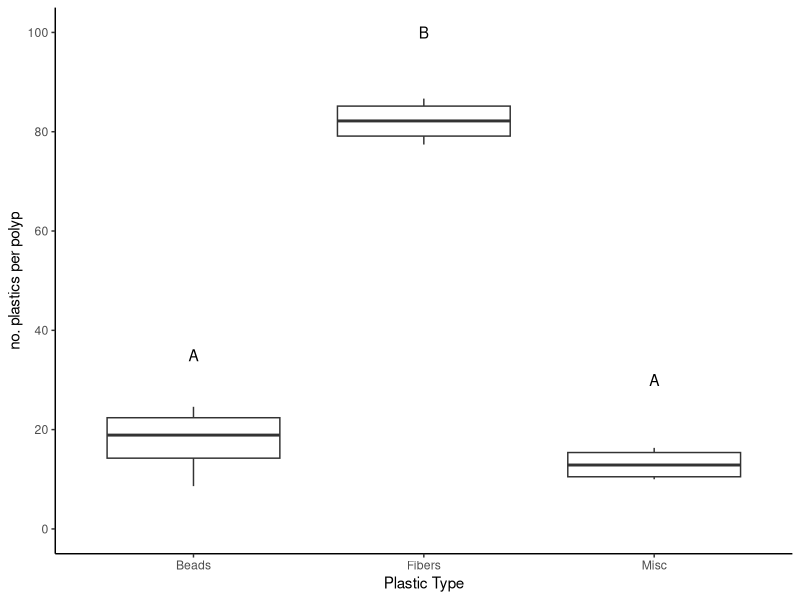
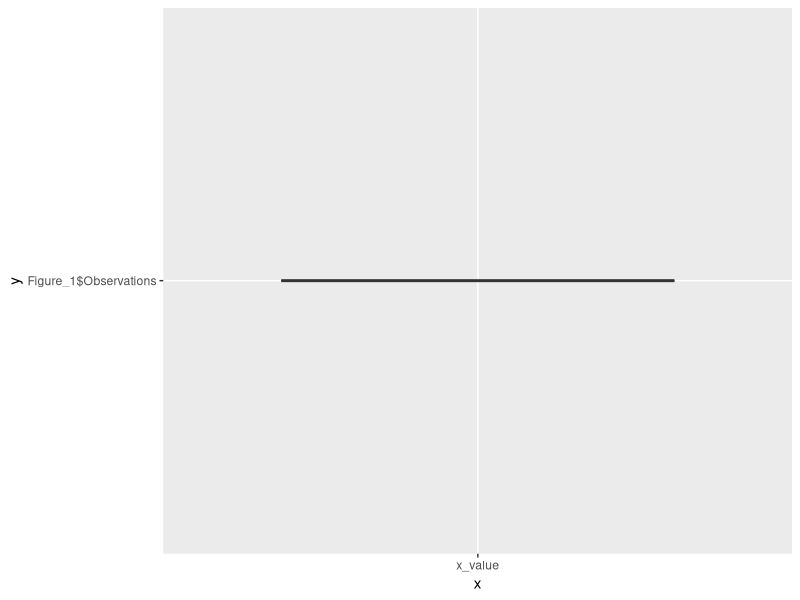

These charts were generated, in order, by the following R code: (Note: this script raises an error after producing the figures.)
## ---- chunk 1
knitr::opts_chunk$set(echo = TRUE)
## ---- chunk 2
install.packages("readxl")
## ---- chunk 3
library(readxl)
## ---- chunk 4
library(readxl)
library(ggplot2)
library(dplyr)
## ---- chunk 5
Figure_1 <- read_excel("individual_project.xlsx", 
    sheet = "GP-Fig.1")
summary(Figure_1)
## ---- chunk 6
ggplot(data=Figure_1,aes(x=MP_type,y=MP_count))+geom_boxplot()+xlab("Plastic Type")+ylab("no. plastics per polyp")+scale_y_continuous(lim=c(0,100),breaks=c(0,20,40,60,80,100))+theme_classic()+annotate("text", x = "Beads", y = 35, label = "A")+annotate("text", x = "Fibers", y = 100, label = "B")+annotate("text", x = "Misc", y = 30, label = "A")
## ---- chunk 7
x_value <- "Figure_1$beads, Figure_1$fibers, Figure_1$Mis"
## ---- chunk 8
Plot_1 <-ggplot(Figure_1, aes(x= "x_value", y="Figure_1$Observations"))
p <- Plot_1 + geom_boxplot()
p
## ---- chunk 9
Figure_2 <- read_excel("individual_project.xlsx", 
    sheet = "GP-Fig.2")
summary(Figure_2)
names(Figure_2)
## ---- chunk 10
top <- Figure_2$Top 
middle <- Figure_2$Middle
Bottom <- Figure_2$Bottom
top
## ---- chunk 11
plot_2 <- ggplot(Figure_2, aes(x=colony,y=MP_ingested))
plot_2 + geom_histogram(stat="identity",aes(fill=location))+theme_classic()+scale_fill_manual()
## ---- chunk 12
Sheet_2_Fig_2 <- read_excel("individual_project.xlsx", 
    sheet = "sheet 2 again", col_types = c("numeric", 
        "numeric", "numeric"))
View(individual_project)
summary("Sheet_2_Fig_2")
names("Sheet_2_Fig_2")
## ---- chunk 13
Plot_2 <- ggplot(Figure_2, aes(x=, y=))
plot_2 + geom_bar()
## ---- chunk 14
Figure_3 <- read_excel("individual_project.xlsx", 
     sheet = "GP-Fig.3")
summary(Figure_3)
boxplot(Figure_3, ylab="particles consumed (mm^3)")
## ---- chunk 15
Figure_5 <- read_excel("individual_project.xlsx", 
    sheet = "GP-Fig.5")
summary(Figure_5)
plot(Figure_5)
